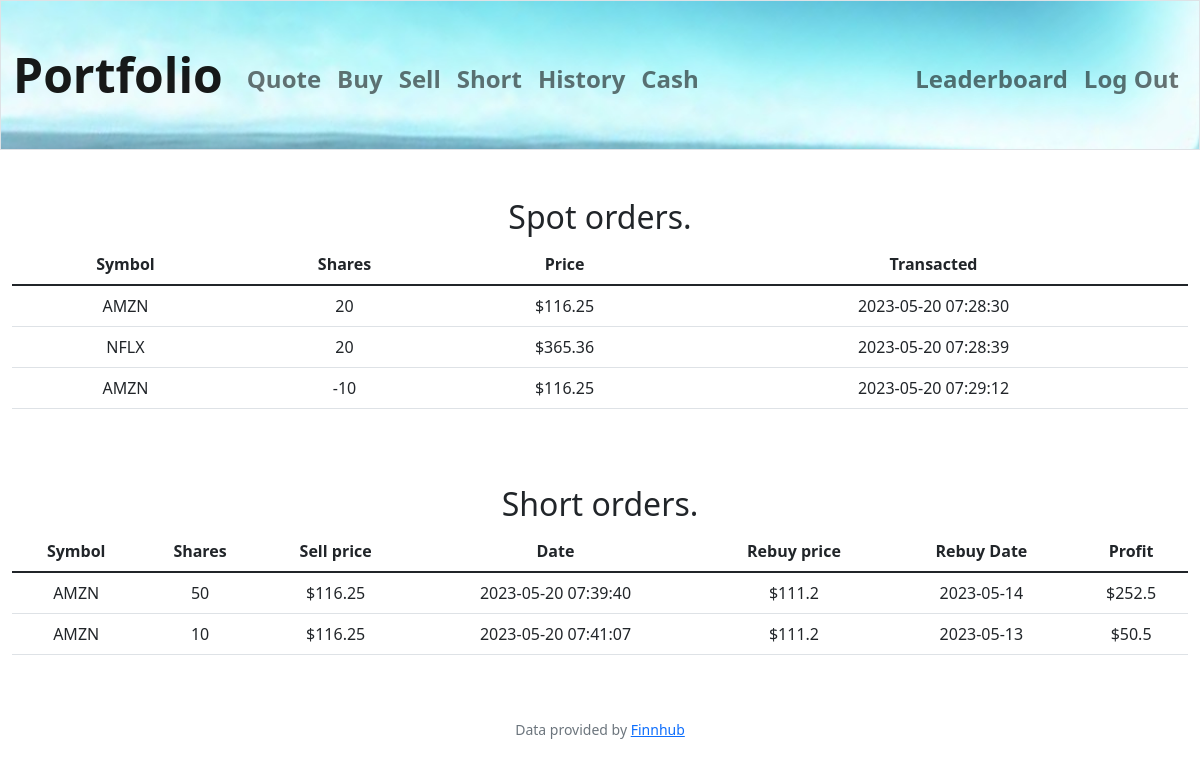
The app's page /history (signed in) with its own data.
### tables this page shows
CREATE TABLE orders (
order_id INTEGER PRIMARY KEY AUTOINCREMENT NOT NULL,
user_id INTEGER,
company_name TEXT,
symbol TEXT NOT NULL,
price NUMERIC NOT NULL,
shares NUMERIC NOT NULL,
date DATE);

CREATE TABLE short (
short_id INTEGER PRIMARY KEY AUTOINCREMENT NOT NULL,
user_id INTEGER,
company_name TEXT,
symbol TEXT NOT NULL,
sell_price NUMERIC NOT NULL,
shares NUMERIC NOT NULL,
date DATE,
rebuy_price NUMERIC,
rebuy_date DATE,
profit NUMERIC);

### app.py (the view)
@app.route("/history")
@login_required
def history():
    orders = db_connection.execute("SELECT * FROM orders WHERE user_id = ?;", (session["user_id"],))
    closed_short_orders = db_connection.execute(
        "SELECT * FROM short WHERE (rebuy_price IS NOT NULL) AND user_id = ?;",
        (session["user_id"],)
    )
    return render_template(
        "history.html", orders=orders, closed_short_orders=closed_short_orders
    )

### app.py (called while the page is built)
@app.after_request
def after_request(response):
    response.headers["Cache-Control"] = "no-cache, no-store, must-revalidate"
    response.headers["Expires"] = 0
    response.headers["Pragma"] = "no-cache"
    return response

### db_connect.py (called while the page is built)
    def connect(self):
        self.conn = sqlite3.connect("database_project.db")

    def execute(self, query, params=None):
        self.connect()
        cursor = self.conn.cursor()
        if params:
            cursor.execute(query, params)
        else:
            cursor.execute(query)
        if query.lower().startswith("insert") or  query.lower().startswith("update"):
            self.conn.commit()
            last_row_id = cursor.lastrowid
            self.conn.close()
            return last_row_id
        result = cursor.fetchall()
        columns = [col[0] for col in cursor.description]
        rows = [dict(zip(columns, row)) for row in result]
        self.conn.close()
        return rows

### helpers.py (called while the page is built)
def login_required(f):
    @wraps(f)
    def decorated_function(*args, **kwargs):
        if session.get("user_id") is None:
            return redirect("/login")
        return f(*args, **kwargs)
    return decorated_function

### templates/history.html (shortened to what this page needs)
{% extends "layout.html" %}
{% block main %}
    <h2>Spot orders.</h2>
    <table class="table">
        <thead>
            <tr>
                <th>Symbol</th>
                <th>Shares</th>
                <th>Price</th>
                <th>Transacted</th>
            </tr>
        </thead>
        <tbody>
            {% for order in orders %}
            <tr>
                <td>{{ order.symbol }}</td>
                <td>{{ order.shares }}</td>
                <td>${{ order.price }}</td>
                <td>{{ order.date }}</td>
            </tr>
            {% endfor %}
        </tbody>
    </table>
    <h2>Short orders.</h2>
    <table class="table">
        <thead>
            <tr>
                <th>Symbol</th>
                <th>Shares</th>
                <th>Sell price</th>
                <th>Date</th>
                <th>Rebuy price</th>
                <th>Rebuy Date</th>
                <th>Profit</th>
            </tr>
        </thead>
        <tbody>
            {% for short in closed_short_orders %}
            <tr>
                <td>{{ short.symbol }}</td>
                <td>{{ short.shares }}</td>
                <td>${{ short.sell_price }}</td>
                <td>{{ short.date }}</td>
                <td>${{ short.rebuy_price }}</td>
                <td>{{ short.rebuy_date }}</td>
                <td>${{ short.profit }}</td>
            </tr>
            {% endfor %}
        </tbody>
    </table>
{% endblock %}

### templates/layout.html (shortened to what this page needs)
<!DOCTYPE html>
<html lang="en">
    <head>
        <link href="https://cdn.jsdelivr.net/npm/bootstrap@5.1.3/dist/css/bootstrap.min.css" rel="stylesheet">
        <link href="/static/styles.css" rel="stylesheet">
    </head>
    <body>
        <nav class="bg-light border navbar navbar-expand-md navbar-light">
            <div class="container-fluid">
                <a class="navbar-brand" href="/">Portfolio</a>
                <div class="collapse navbar-collapse" id="navbar">
                    {% if session["user_id"] %}
                        <ul class="navbar-nav me-auto mt-2">
                            <li class="nav-item"><a class="nav-link" href="/quote">Quote</a></li>
                            <li class="nav-item"><a class="nav-link" href="/buy">Buy</a></li>
                            <li class="nav-item"><a class="nav-link" href="/sell">Sell</a></li>
                            <li class="nav-item"><a class="nav-link" href="/short">Short</a></li>
                            <li class="nav-item"><a class="nav-link" href="/history">History</a></li>
                            <li class="nav-item"><a class="nav-link" href="/cash">Cash</a></li>
                        </ul>
                        <ul class="navbar-nav ms-auto mt-2">
                            <li class="nav-item"><a class="nav-link" href="/leaderboard">Leaderboard</a></li>
                            <li class="nav-item"><a class="nav-link" href="/logout">Log Out</a></li>
                        </ul>
                    {% else %}
                        <ul class="navbar-nav ms-auto mt-2">
                            <li class="nav-item"><a class="nav-link" href="/register">Register</a></li>
                            <li class="nav-item"><a class="nav-link" href="/login">Log In</a></li>
                        </ul>
                    {% endif %}
                </div>
            </div>
        </nav>
        <main class="container-fluid py-5 text-center">
            {% block main %}{% endblock %}
        </main>
        <footer class="mb-5 small text-center text-muted">
            Data provided by <a href="https://finnhub.io/">Finnhub</a>
        </footer>
    </body>
</html>

### static/styles.css (style rules this page uses)
.navbar { background-image: url("fotor_03.jpg"); background-repeat: no-repeat; background-size: cover; height: 150px !important; }
nav .navbar-brand { font-size: xxx-large; font-weight: bold; }
nav .nav-link { font-size: x-large; font-weight: bold; }

### records on screen
orders: symbol "AMZN", shares "20", price "116.25", date "2023-05-20 07:28:30"
orders: symbol "NFLX", shares "20", price "365.36", date "2023-05-20 07:28:39"
orders: symbol "AMZN", shares "-10", price "116.25", date "2023-05-20 07:29:12"
short: symbol "AMZN", shares "50", sell_price "116.25", date "2023-05-20 07:39:40", rebuy_price "111.2", rebuy_date "2023-05-14", profit "252.5"
short: symbol "AMZN", shares "10", sell_price "116.25", date "2023-05-20 07:41:07", rebuy_price "111.2", rebuy_date "2023-05-13", profit "50.5"
